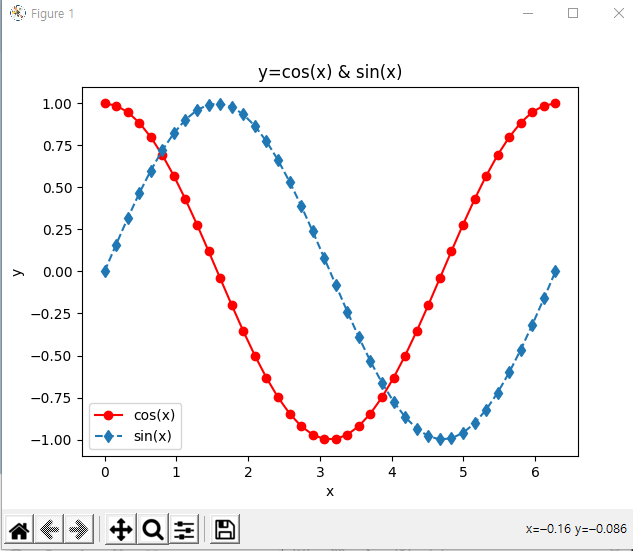

Source code (Python):
from numpy import linspace,cos,sin,pi
import matplotlib.pyplot as plt
x = linspace(0,2.0*pi,40)
yc = cos(x)
ys = sin(x)
plt.plot(x,yc,'ro-',label='cos(x)')
plt.plot(x,ys,'d--',label='sin(x)')
plt.legend()
plt.xlabel('x')
plt.ylabel('y')
plt.title('y=cos(x) & sin(x)')
plt.show()
